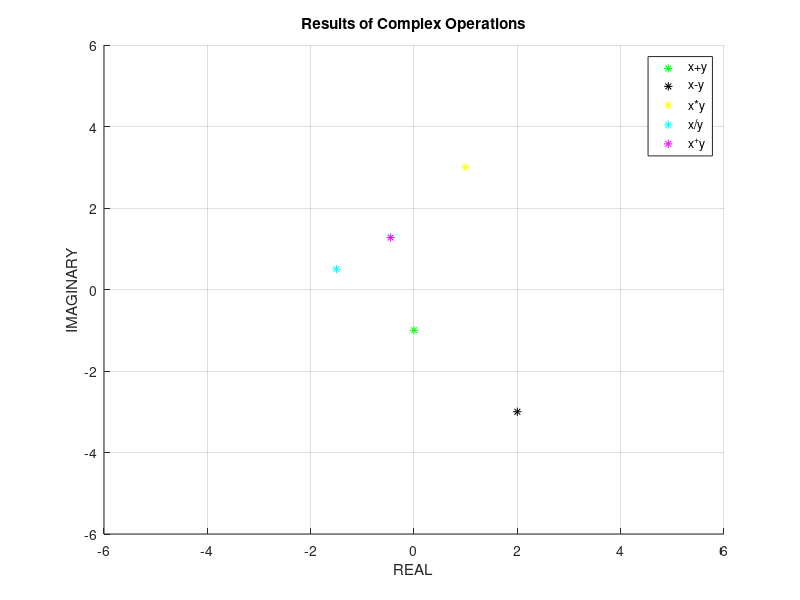

Write MATLAB code to recreate this figure.
% MATLAB HEADER
% Joseph Almeida
% CECS 463 SOC II Sp18
% Assignment #0 Due: 1/31/2018
clc; clear all; close all; format compact;
fprintf('Lab 0 -- The Complex Plane \n');
str=datestr(now); fprintf('Matlab Time Stamp: %s\n',str);
%%Problem 1
%Complex Operations
%a
x=1-2j; y=-1+1j;
a=(x+y); b=(x-y); c=(x*y); d=(x/y); p=x^y;

%b
figure(1); hold on; axis([-6,6,-6,6]); grid on;
ar=real(a); ai=imag(a);
br=real(b); bi=imag(b);
cr=real(c); ci=imag(c);
dr=real(d); di=imag(d);
pr=real(p); pi=imag(p);
plot(ar,ai,'g*');
plot(br,bi,'k*');
plot(cr,ci,'y*');
plot(dr,di,'c*');
plot(pr,pi,'m*');
title('Results of Complex Operations');
xlabel('REAL'); ylabel('IMAGINARY');
legend('x+y','x-y','x*y','x/y','x^+y');
